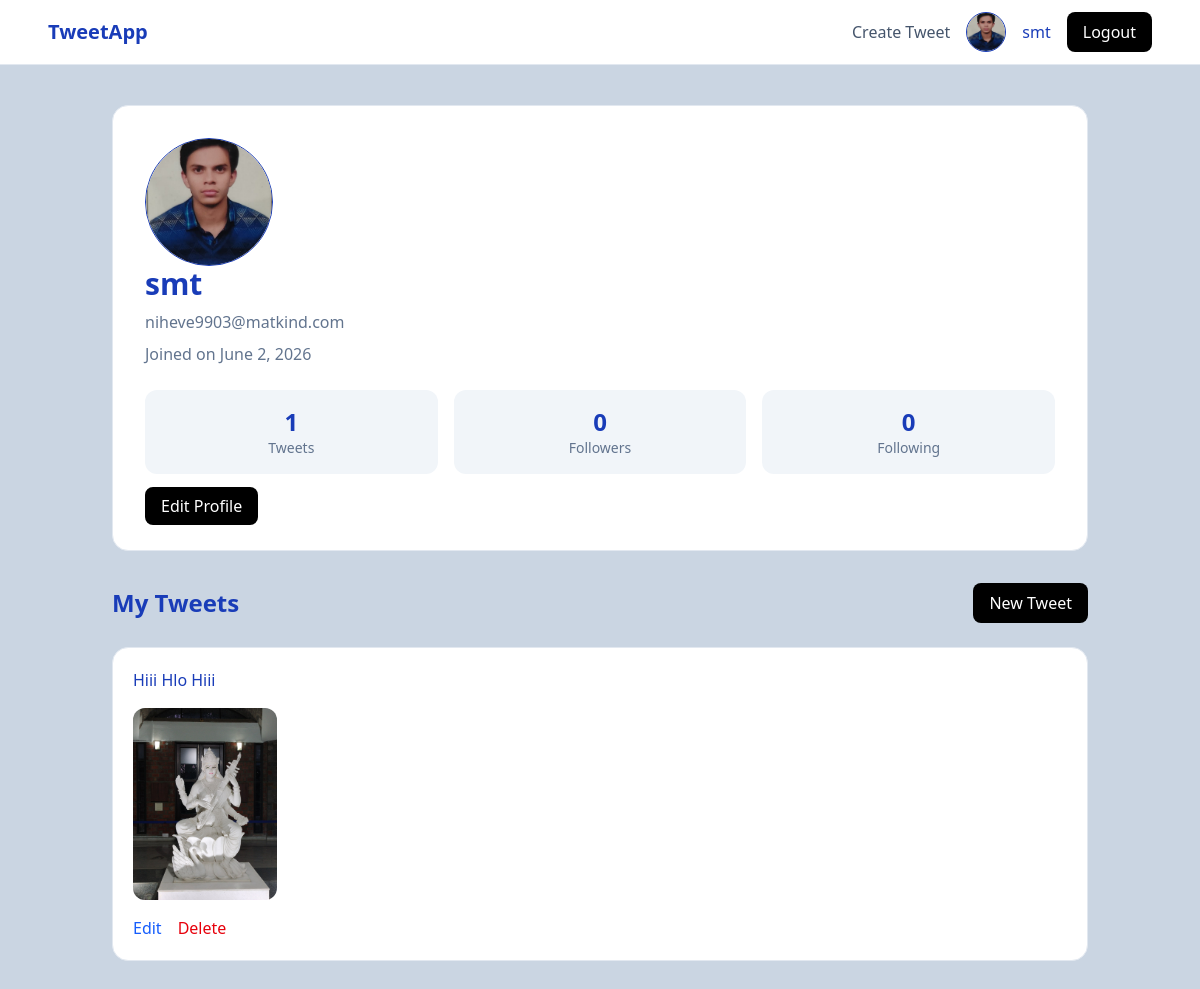
/accounts/profile/ (signed in), run on the app's committed database.
### accounts/models.py (models this page shows, shortened)
class Profile(models.Model):
    user = models.OneToOneField(User,on_delete=models.CASCADE)
    avatar = models.ImageField(upload_to="avatars/",blank=True,null=True)
    bio = models.TextField(blank=True)
    dob = models.DateField(blank=True,null=True)
    nationality = models.CharField(max_length=20,blank=True)
    address = models.CharField(max_length=250,blank=True)
    mobile = models.CharField(max_length=14,blank=True)
    created_at = models.DateTimeField(auto_now_add=True)
    modified_at = models.DateTimeField(auto_now=True)
    url = models.URLField(blank=True)
    profession = models.CharField(max_length=50,blank=True)
    class Meta:
        ordering = ['-created_at','-modified_at']

### Tweet/models.py (models this page shows, shortened)
class Tweet(models.Model):
    text = models.CharField(max_length=280)
    created_at = models.DateTimeField(auto_now_add=True)
    modified_at = models.DateTimeField(auto_now=True)
    image = models.ImageField(upload_to='tweet_images/', blank=True, null=True)
    user = models.ForeignKey(User, on_delete=models.CASCADE)
    class Meta:
        ordering = ['-created_at', '-modified_at']

### accounts/views.py (the view)
# urls.py: path("profile/", profile, name="profile"),
@login_required
def profile(request:HttpRequest)->HttpResponse:
    profile = request.user.profile # type: ignore
    tweets = Tweet.objects.filter(
        user=request.user
    ).order_by("-created_at")
    tweet_count = tweets.count()
    return render(request,"registration/profile.html", {"tweets": tweets, "profile": profile, "tweet_count": tweet_count})

### accounts/templates/registration/Profile.html (shortened to what this page needs)
{% extends "layout.html" %}
{% block content %}
<section class="max-w-5xl mx-auto px-6 py-10">
<div class="bg-white rounded-2xl border border-slate-200 p-8">
    {% if profile.avatar %}
        <img  src="{{ profile.avatar.url }}"alt="Avatar"
        class="w-32 h-32 rounded-full object-cover border">
    {% else %}
        <div class="w-32 h-32 rounded-full bg-slate-300"></div>
    {% endif %}
    <h1 class="text-3xl font-bold">
        {{ request.user.username }}
    </h1>
    <p class="text-slate-500 mt-2">
        {{ request.user.email }}
    </p>
    <p class="text-slate-500 mt-2">
        Joined on {{ request.user.date_joined|date:"F j, Y" }}
    </p>
    <div class="grid grid-cols-3 gap-4 mt-6">
        <div class="bg-slate-100 rounded-xl p-4 text-center">
            <div class="text-2xl font-bold">
                {{ tweet_count }}
            </div>
            <div class="text-sm text-slate-500">
                Tweets
            </div>
        </div>
        <div class="bg-slate-100 rounded-xl p-4 text-center">
            <div class="text-2xl font-bold">
                0
            </div>
            <div class="text-sm text-slate-500">
                Followers
            </div>
        </div>
        <div class="bg-slate-100 rounded-xl p-4 text-center">
            <div class="text-2xl font-bold">
                0
            </div>
            <div class="text-sm text-slate-500">
                Following
            </div>
        </div>
    </div>
    <p class="mt-5">
    <a  href="{% url 'profile_edit' %}" class="bg-black text-white px-4 py-2 rounded-lg">
        Edit Profile
    </a>
    </p>
</div>
<div class="mt-8">
    <div class="flex items-center justify-between mb-6">
        <h2 class="text-2xl font-bold">
            My Tweets
        </h2>
        <a href="{% url 'tweet_create' %}" class="bg-black text-white px-4 py-2 rounded-lg">
            New Tweet
        </a>
    </div>
    {% for tweet in tweets %}
        <article class="bg-white rounded-2xl border border-slate-200 p-5 mb-4">
            <p>
                {{ tweet.text }}
            </p>
            {% if tweet.image %}
                <img src="{{ tweet.image.url }}" class="mt-4 rounded-xl max-h-48"alt="Tweet">
            {% endif %}
            <div class="mt-4 flex gap-4">
                <a href="{% url 'tweet_edit' tweet.id %}" class="text-blue-600">
                    Edit
                </a>
                <a href="{% url 'tweet_delete' tweet.id %}" class="text-red-600">
                    Delete
                </a>
            </div>
        </article>
    {% empty %}
        <div class="bg-white rounded-2xl border p-8 text-center">
            <p>
                You haven't posted anything yet.
            </p>
        </div>
    {% endfor %}
</div>
</section>
{% endblock %}

### templates/layout.html (shortened to what this page needs)
{% load static %}
{% load tailwind_tags %}
<!DOCTYPE html>
<html lang="en">
<head>
    {% tailwind_css %}
    <link rel="stylesheet" href="{% static 'css/dist/styles.css' %}">
</head>
<body class="bg-slate-300 text-blue-800 min-h-screen">
<header class="border-b border-slate-200 bg-white sticky top-0 z-50">
<nav class="max-w-6xl mx-auto px-6 h-16 flex items-center justify-between">
    <a href="{% url 'home' %}" class="font-bold text-xl">
        TweetApp
    </a>
    <div class="flex items-center gap-4">
        {% if request.user.is_authenticated %}
            <a href="{% url 'tweet_create' %}" class="text-slate-600 hover:text-black">
                Create Tweet
            </a>
            {% if request.user.profile.avatar %}
            <img src="{{ request.user.profile.avatar.url }}" alt="Avatar"
                class="w-10 h-10 rounded-full object-cover border">
            {% else %}
            <div class="w-10 h-10 rounded-full bg-slate-300"></div>
            {% endif %}
            <a href="{% url 'profile' %}">
                {{ request.user.username }}
            </a>
            <form method="POST" action="{% url 'logout' %}">
                <button type="submit" class="bg-black text-white px-4 py-2 rounded-lg">
                    Logout
                </button>
            </form>
        {% endif %}
    </div>
</nav>
</header>
<main>
    {% block content %}
    {% endblock %}
</main>
</body>
</html>

### data on the page
Profile: avatar (picture)
Tweet: text "Hiii Hlo Hiii", image (picture)

### other printed values
{{ request.user.username }} "smt"
{{ request.user.email }} "niheve9903@matkind.com"
{{ request.user.date_joined|date:"F j, Y" }} "June 2, 2026"
{{ tweet_count }} "1"
